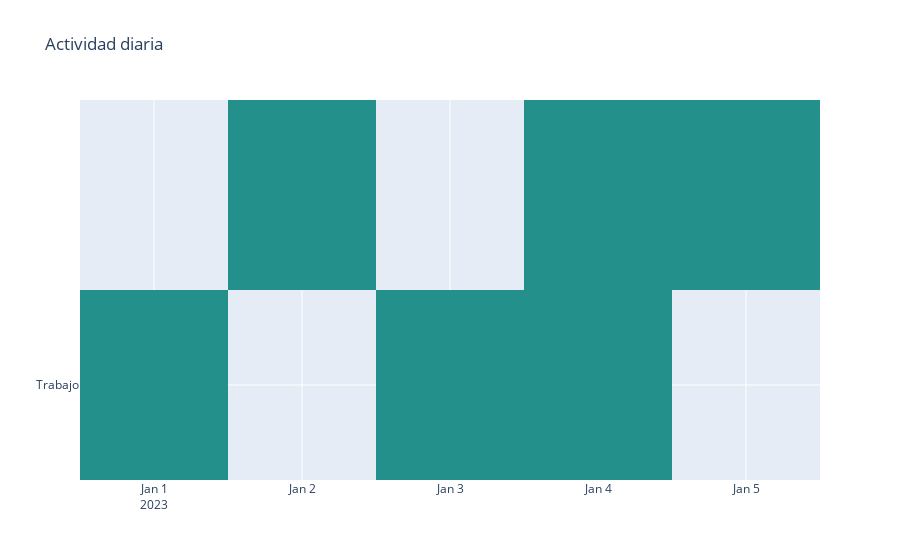

Notebook code cell kept with this figure:
### Code cell
import plotly.graph_objects as go

# Datos de ejemplo: actividad por día
actividades = [
    ("2023-01-01", "Trabajo"),
    ("2023-01-02", "Descanso"),
    
    ("2023-01-03", "Trabajo"),
    ("2023-01-04", "Descanso"),
    
    ("2023-01-04", "Trabajo"),
    ("2023-01-05", "Descanso"),
    # Agrega más datos aquí
]

# Crear listas separadas para las fechas y las actividades
fechas = [fecha for fecha, _ in actividades]
valores = [valor for _, valor in actividades]

# Crear figura de calendario
fig = go.Figure(data=go.Heatmap(
    z=[1] * len(fechas),
    x=fechas,
    y=valores,
    colorscale="Viridis",
    hovertemplate='%{x}<br>%{y}: %{text}',
    text=valores,
    showscale=False
))

# Configurar el diseño del gráfico
fig.update_layout(
    title="Actividad diaria",
    xaxis_nticks=len(fechas),
    yaxis_nticks=1
)

# Mostrar el gráfico
fig.show()

### Figure 1 — Plotly figure (JSON) as saved in the notebook; plotly's stock layout.template omitted (floating-point values rounded to 4 significant figures)
{"data": [{"colorscale": [[0, "#440154"], [0.1111, "#482878"], [0.2222, "#3e4989"], [0.3333, "#31688e"], [0.4444, "#26828e"], [0.5556, "#1f9e89"], [0.6667, "#35b779"], [0.7778, "#6ece58"], [0.8889, "#b5de2b"], [1, "#fde725"]], "hovertemplate": "%{x}<br>%{y}: %{text}", "showscale": false, "text": ["Trabajo", "Descanso", "Trabajo", "Descanso", "Trabajo", "Descanso"], "type": "heatmap", "x": ["2023-01-01", "2023-01-02", "2023-01-03", "2023-01-04", "2023-01-04", "2023-01-05"], "y": ["Trabajo", "Descanso", "Trabajo", "Descanso", "Trabajo", "Descanso"], "z": [1, 1, 1, 1, 1, 1]}], "layout": {"title": {"text": "Actividad diaria"}, "xaxis": {"nticks": 6}, "yaxis": {"nticks": 1}}}
